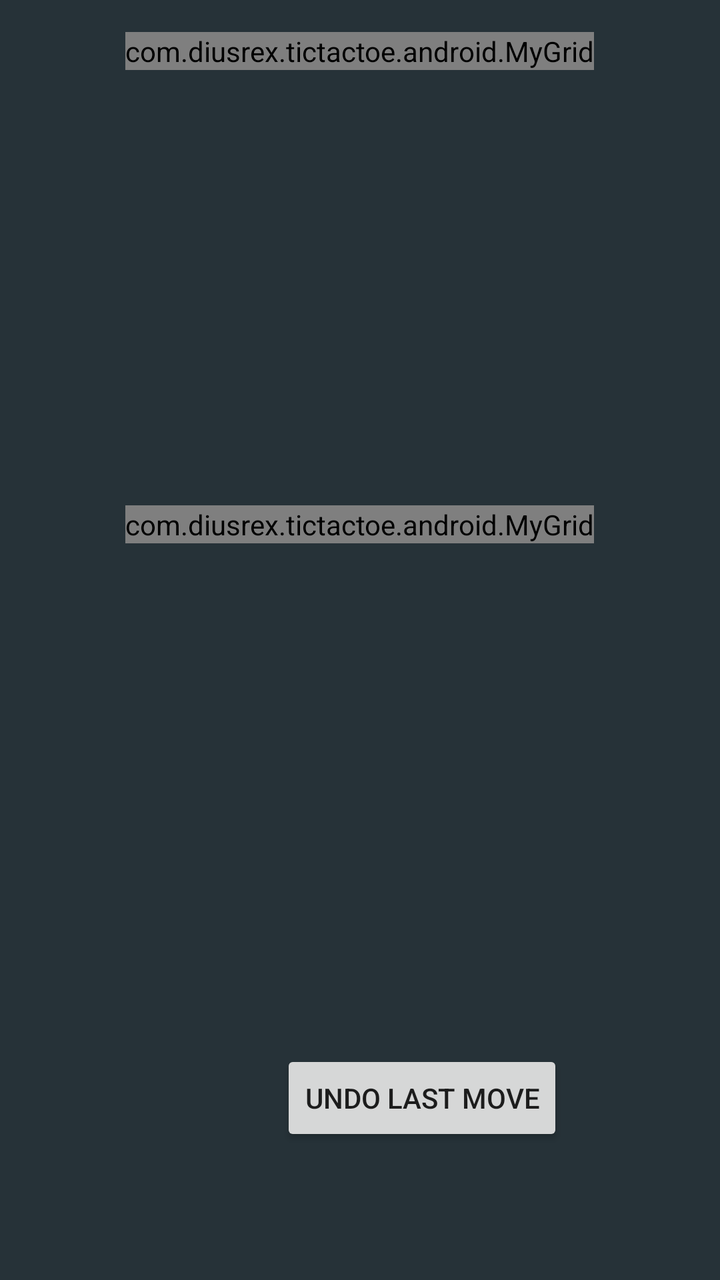
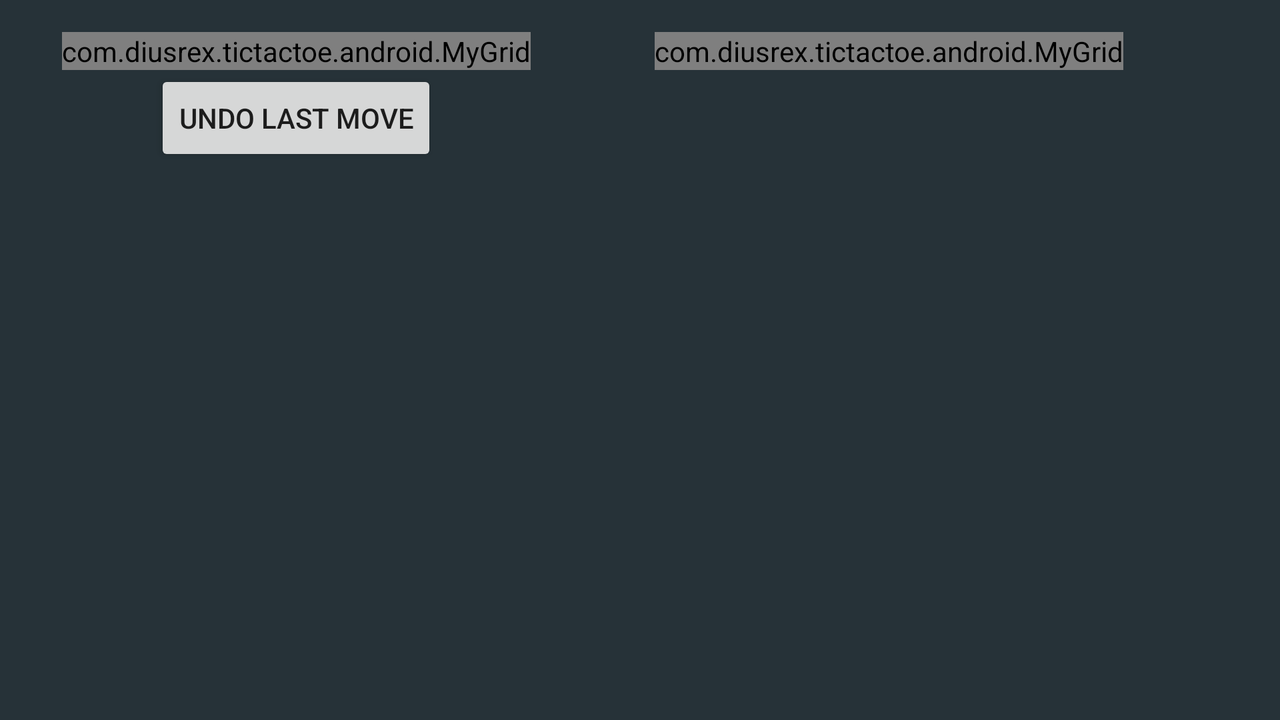

One screen, two layout resources from the same app: the default and the repository's alternative for another configuration. Each is rendered where Android would select it; the XML of both is given below.
<!-- AndroidManifest.xml: application theme AppTheme -->
<!-- res/layout/activity_game.xml -->
<LinearLayout xmlns:android="http://schemas.android.com/apk/res/android"
              xmlns:tools="http://schemas.android.com/tools"
              style="@style/ActivityStyle"
              android:orientation="vertical"
              android:gravity="center_horizontal">

    <com.diusrex.tictactoe.android.MyGrid
        android:layout_width="wrap_content"
        android:layout_height="wrap_content"
        android:columnCount="@integer/game_board_size"
        android:id="@+id/mainGrid"
        android:background="@color/main_grid_inner_separator"
        android:padding="@dimen/main_grid_padding"
        />

    <Space
        android:layout_width="fill_parent"
        android:layout_height="0dp"
        android:layout_weight="1"
        />

    <com.diusrex.tictactoe.android.MyGrid
        android:id="@+id/selectedSection"
        android:layout_marginTop="15dp"
        android:layout_width="wrap_content"
        android:layout_height="wrap_content"
        android:columnCount="@integer/game_board_size"
        android:background="@color/section_inner_separator"
        />

    <Space
        android:layout_width="fill_parent"
        android:layout_height="0dp"
        android:layout_weight="1"
        />

    <LinearLayout
        android:id="@+id/bottom_info"
        android:layout_width="fill_parent"
        android:layout_height="wrap_content"
        android:orientation="horizontal"
        android:gravity="center"
        android:layout_weight="0.5"
        >

        <Space
            android:layout_height="1dp"
            android:layout_width="0dp"
            android:layout_weight="1"
            />

        <TextView
            android:id="@+id/player_info"
            android:layout_width="wrap_content"
            android:layout_height="wrap_content"
            android:textAppearance="?android:attr/textAppearanceLarge"
            android:background="@drawable/current_player_box"
            android:padding="@dimen/player_info_padding"
            />

        <Space
            android:layout_height="1dp"
            android:layout_width="0dp"
            android:layout_weight="1"
            />

        <Button
            android:layout_width="wrap_content"
            android:layout_height="wrap_content"
            android:text="@string/undo_move"
            android:id="@+id/button"
            android:onClick="undoMove"
            />

        <Space
            android:layout_height="1dp"
            android:layout_width="0dp"
            android:layout_weight="1"
            />
    </LinearLayout>
</LinearLayout>
<!-- resources referenced by this layout -->
<resources>
  <color name="main_grid_inner_separator">#888899</color>
  <color name="section_inner_separator">#000000</color>
  <!-- drawable current_player_box (drawable) -->
  <?xml version="1.0" encoding="utf-8"?>
  <shape xmlns:android="http://schemas.android.com/apk/res/android"
         android:shape="rectangle">
      <corners
          android:radius="6dp" />
  
      <solid
          android:color="@color/current_player_box" />
  </shape>
  <integer name="game_board_size">5</integer>
  <string name="undo_move">Undo last move</string>
  <style name="ActivityStyle">
          <item name="android:background">@color/material_blue_grey_900</item>
          <item name="android:layout_width">match_parent</item>
          <item name="android:layout_height">match_parent</item>
          <item name="android:paddingLeft">@dimen/activity_horizontal_margin</item>
          <item name="android:paddingRight">@dimen/activity_horizontal_margin</item>
          <item name="android:paddingTop">@dimen/activity_vertical_margin</item>
          <item name="android:paddingBottom">@dimen/activity_vertical_margin</item>
      </style>
  <style name="AppTheme" parent="Theme.AppCompat.Light.DarkActionBar">
      </style>
  <color name="current_player_box">#ED1C24</color>
  <dimen name="activity_horizontal_margin">16dp</dimen>
  <dimen name="activity_vertical_margin">16dp</dimen>
</resources>
<!-- res/layout-land/activity_game.xml (the repository's variant of the layout above) -->
<!-- drawn on the phone turned sideways -->
<ScrollView
    xmlns:android="http://schemas.android.com/apk/res/android"
    xmlns:tools="http://schemas.android.com/tools"
    style="@style/ActivityStyle">

    <GridLayout
        android:layout_width="match_parent"
        android:layout_height="wrap_content"
        android:orientation="horizontal"
        android:columnCount="3">

        <Space
            android:layout_width="15dp"
            android:layout_height="fill_parent"
            android:layout_rowSpan="2"
            />

        <com.diusrex.tictactoe.android.MyGrid
            android:layout_width="wrap_content"
            android:layout_height="wrap_content"
            android:columnCount="5"
            android:id="@+id/mainGrid"
            android:background="@color/main_grid_inner_separator"
            android:padding="@dimen/main_grid_padding"
            android:layout_gravity="center"
            />

        <com.diusrex.tictactoe.android.MyGrid
            android:id="@+id/selectedSection"
            android:layout_width="wrap_content"
            android:layout_height="wrap_content"
            android:columnCount="5"
            android:layout_gravity="center"
            />

        <Button
            android:layout_width="wrap_content"
            android:layout_height="wrap_content"
            android:text="@string/undo_move"
            android:id="@+id/button"
            android:onClick="undoMove"
            android:layout_gravity="center"
            />

        <TextView
            android:id="@+id/player_info"
            android:layout_width="wrap_content"
            android:layout_height="wrap_content"
            android:textAppearance="?android:attr/textAppearanceLarge"
            android:background="@drawable/current_player_box"
            android:padding="@dimen/player_info_padding"
            android:layout_gravity="center"
            />
    </GridLayout>
</ScrollView>
<!-- resources referenced by the variant -->
<!-- as the phone turned sideways resolves them -->
<resources>
  <color name="main_grid_inner_separator">#888899</color>
  <!-- drawable current_player_box (drawable) -->
  <?xml version="1.0" encoding="utf-8"?>
  <shape xmlns:android="http://schemas.android.com/apk/res/android"
         android:shape="rectangle">
      <corners
          android:radius="6dp" />
  
      <solid
          android:color="@color/current_player_box" />
  </shape>
  <string name="undo_move">Undo last move</string>
  <style name="ActivityStyle">
          <item name="android:background">@color/material_blue_grey_900</item>
          <item name="android:layout_width">match_parent</item>
          <item name="android:layout_height">match_parent</item>
          <item name="android:paddingLeft">@dimen/activity_horizontal_margin</item>
          <item name="android:paddingRight">@dimen/activity_horizontal_margin</item>
          <item name="android:paddingTop">@dimen/activity_vertical_margin</item>
          <item name="android:paddingBottom">@dimen/activity_vertical_margin</item>
      </style>
  <style name="AppTheme" parent="Theme.AppCompat.Light.DarkActionBar">
      </style>
  <color name="current_player_box">#ED1C24</color>
  <dimen name="activity_horizontal_margin">16dp</dimen>
  <dimen name="activity_vertical_margin">16dp</dimen>
</resources>
